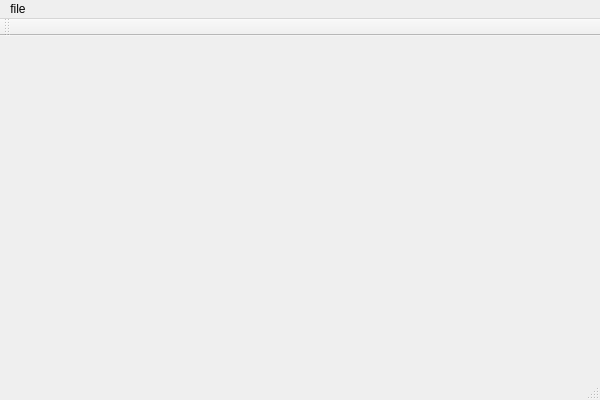
<?xml version="1.0" encoding="UTF-8"?>
<ui version="4.0">
 <class>mainWindowClass</class>
 <widget class="QMainWindow" name="mainWindowClass">
  <property name="geometry">
   <rect>
    <x>0</x>
    <y>0</y>
    <width>600</width>
    <height>400</height>
   </rect>
  </property>
  <property name="windowTitle">
   <string>mainWindow</string>
  </property>
  <widget class="QWidget" name="centralWidget"/>
  <widget class="QMenuBar" name="menuBar">
   <property name="geometry">
    <rect>
     <x>0</x>
     <y>0</y>
     <width>600</width>
     <height>23</height>
    </rect>
   </property>
   <widget class="QMenu" name="menufile">
    <property name="title">
     <string>file</string>
    </property>
    <addaction name="actiond"/>
   </widget>
   <addaction name="menufile"/>
  </widget>
  <widget class="QToolBar" name="mainToolBar">
   <attribute name="toolBarArea">
    <enum>TopToolBarArea</enum>
   </attribute>
   <attribute name="toolBarBreak">
    <bool>false</bool>
   </attribute>
  </widget>
  <widget class="QStatusBar" name="statusBar"/>
  <action name="actiond">
   <property name="text">
    <string>d</string>
   </property>
  </action>
 </widget>
 <layoutdefault spacing="6" margin="11"/>
 <resources>
  <include location="mainWindow.qrc"/>
 </resources>
 <connections/>
</ui>
